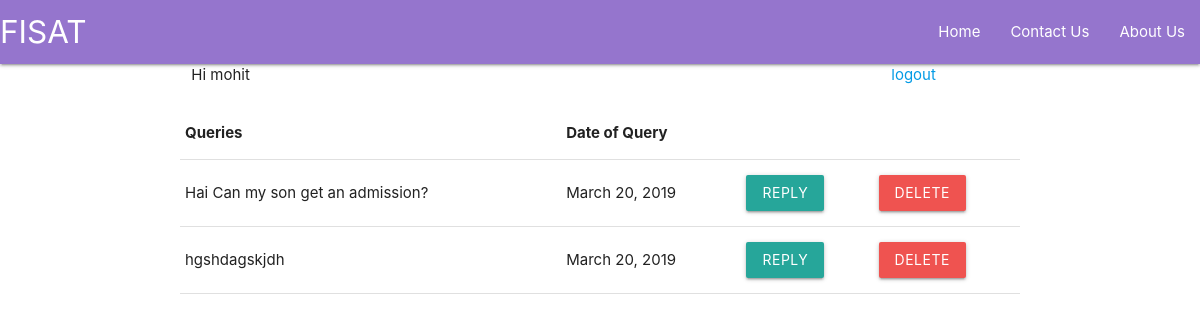
The app's page /hod/3/ (signed in) with its own data.
### hod/models.py (models this page shows)
class Question(models.Model):
    query = models.CharField(max_length=300)
    branch_id = models.ForeignKey(HOD,on_delete=models.CASCADE)
    query_date = models.DateField('date asked')
    mail_id = models.CharField(max_length=45,default="default@gmail.com")

### hod/views.py (the view)
# urls.py: path('hod/<int:hod_id>/',views.hod_view,name="hod_view"),
def hod_view(request,hod_id):
    query_hod=Question.objects.filter(branch_id=HOD.objects.get(branch_id=hod_id))
    print(query_hod)
    return render(request,'hod.html',{"queries":query_hod})

### templates/hod.html (shortened to what this page needs)
<!DOCTYPE html>
<html>
<head>
     <link rel="stylesheet" href="https://cdnjs.cloudflare.com/ajax/libs/materialize/1.0.0/css/materialize.min.css">
</head>
<body>
    <nav>
        <div class="nav-wrapper  deep-purple lighten-2">
          <a href="#!" class="brand-logo">FISAT</a>
          <ul class="right hide-on-med-and-down">
            <li><a href="sass.html">Home</a></li>
            <li><a href="badges.html">Contact Us</a></li>
            <li><a href="collapsible.html">About Us</a></li>
          </ul>
        </div>
    </nav>
    {% if user.is_authenticated %}
    <div class="container">
      <div class="row">
        <div class="col s5">
          Hi {{ user.username }}
        </div>
        <div class="col s2 offset-s5">
          <a href="{% url 'logout' %}">logout</a>
        </div>
      </div>
    </div>
    <div class="container center-align">
      <table>
        <thead>
          <tr>
            <th>Queries</th>
            <th>Date of Query</th>
        </tr>
        </thead>
      <tbody>
      {% for query in queries %}{% csrf_token %}
      <tr>
          <td>{{query.query}}</td>
          <td>{{query.query_date}}</td>
          <td><a class="waves-effect waves-light btn is-rounded">Reply</a></td>
          <td><a class="waves-effect waves-light btn red lighten-1">Delete</a></td>
      </tr>
      {%endfor%}
      </tbody>
    </table>
  </div>
{% else %}
  <p>You are not logged in</p>
  <a href="{% url 'login' %}">login</a>
{% endif %}
</body>
</html>

### records on screen
Question: query "Hai Can my son get an admission?", query_date "March 20, 2019"
Question: query "hgshdagskjdh", query_date "March 20, 2019"

### other values on screen
{{ user.username }} "mohit"
